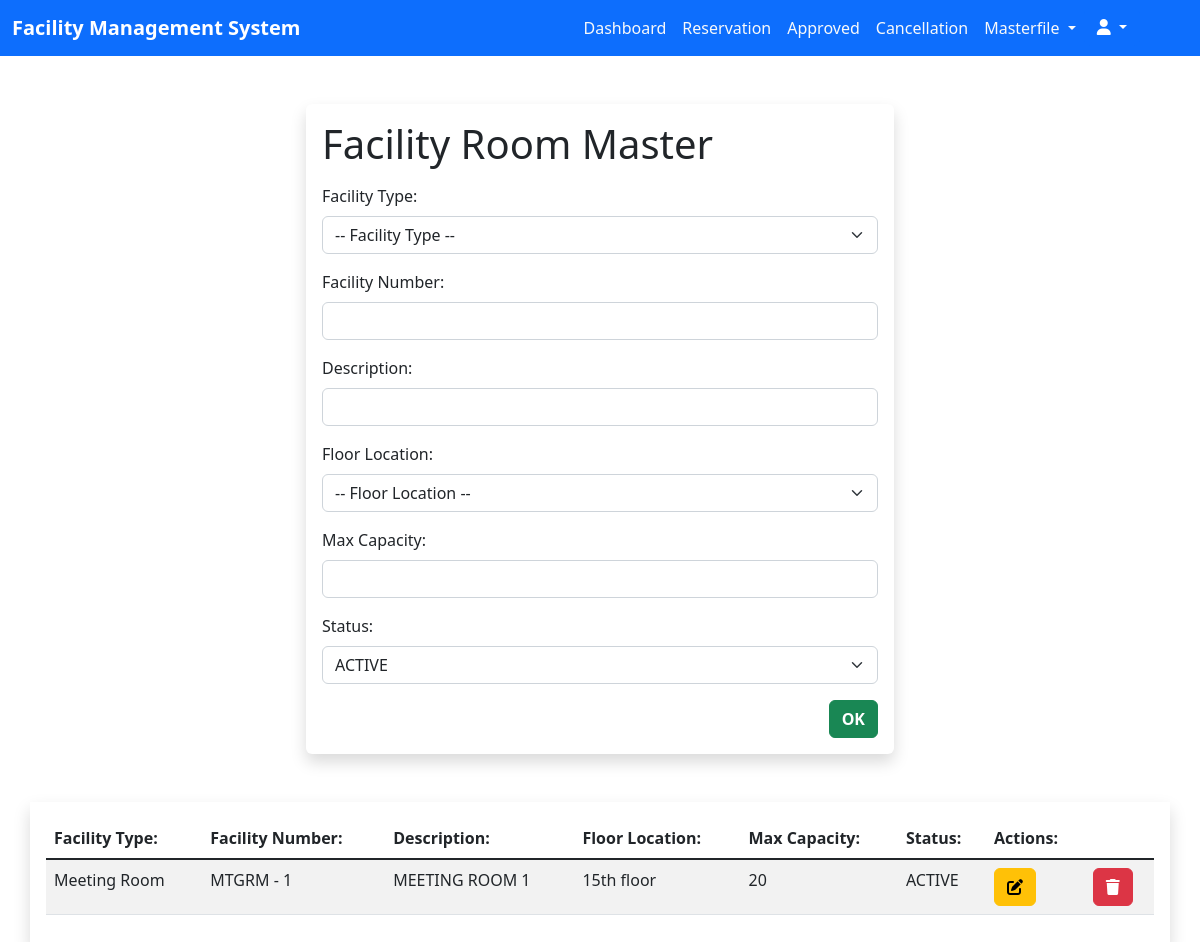
The app's page /admin/facility_room_master.php (signed in) with its own data.
### tables this page shows
CREATE TABLE `facility_room_masters` (
  `id` int(11) NOT NULL AUTO_INCREMENT,
  `facility_type` varchar(255) NOT NULL,
  `facility_number` varchar(255) NOT NULL,
  `descriptions` varchar(255) NOT NULL,
  `floor_location` varchar(255) NOT NULL,
  `max_capacity` varchar(255) NOT NULL,
  `statuses` varchar(255) NOT NULL,
  PRIMARY KEY (`id`)
);

### admin/facility_room_master.php (the view, shortened to what this page needs)
<?php
  include_once '../database/connection.php';
  $sqlFacilityRoomMaster = "SELECT * FROM facility_room_masters";
  $stmtFacilityRoomMaster = $con->prepare($sqlFacilityRoomMaster);
  $stmtFacilityRoomMaster->execute();
?>
<!DOCTYPE html>
<html lang="en">
<head>
  <link href="https://cdn.jsdelivr.net/npm/bootstrap@5.2.3/dist/css/bootstrap.min.css" rel="stylesheet"
 />
  <link rel="stylesheet" href="./styles/company.css" />
</head>
<body>
  <nav class="navbar navbar-expand-lg bg-primary">
    <div class="container-fluid">
      <a class="navbar-brand fw-bold text-white __navbar-brand" href="dashboard_admin.php">Facility Management
        System</a>
      <div class="collapse navbar-collapse" id="nav">
        <ul class="navbar-nav ms-auto mb-2 mb-lg-0 me-5">
          <li class="nav-item text-center">
            <a href="dashboard_admin.php" class="nav-link text-light">Dashboard</a>
          </li>
          <li class="nav-item text-center">
            <a href="pending_reservation.php" class="nav-link text-light">Reservation</a>
          </li>
          <li class="nav-item text-center">
            <a href="approved.php" class="nav-link text-light">Approved</a>
          </li>
          <li class="nav-item text-center">
            <a href="cancellation.php" class="nav-link text-light">Cancellation</a>
          </li>
          <li class="nav-item dropdown text-center">
            <a class="nav-link dropdown-toggle text-center text-light" href="#" data-bs-toggle="dropdown">
              Masterfile
            </a>
          </li>
          <div class="dropdown">
            <button class="btn btn-primary dropdown-toggle" type="button" data-bs-toggle="dropdown">
              <i class="fa-sharp fa-solid fa-user"></i>
            </button>
          </div>
        </ul>
      </div>
    </div>
  </nav>
  <div class="container-fluid mt-5">
    <div class="container w-50 shadow p-3 mb-5 bg-body rounded">
      <form action="./php/master_facility_room_create.php" method="post" class="needs-validation" novalidate>
        <p class="h1 mb-3">Facility Room Master </p>
        <div class="row">
          <div class="col-12 ">
            <div class="mb-3" class="form-group">
              <label for="facilityType" class="form-label">Facility Type:</label>
              <select name="facility_type" id="facilityType" class="form-select" required>
                <option disabled selected value>-- Facility Type --</option>
              </select>
            </div>
          </div>
          <div class="col-12 ">
            <div class="mb-3" class="form-group">
              <label for="facilityNumber" class="form-label">Facility Number:</label>
              <input type="text" name="facility_number" id="facilityNumber" class="form-control" required>
            </div>
          </div>
          <div class="col-12 ">
            <div class="mb-3" class="form-group">
              <label for="description" class="form-label">Description:</label>
              <input type="text" name="description" id="description" class="form-control" required />
            </div>
          </div>
          <div class="col-12 ">
            <div class="mb-3" class="form-group">
              <label for="floorLocation" class="form-label">Floor Location:</label>
              <select name="floor_location" id="floorLocation" class="form-select" required>
                <option disabled selected value>-- Floor Location --</option>
              </select>
            </div>
          </div>
          <div class="col-12 ">
            <div class="mb-3" class="form-group">
              <label for="maxCapacity" class="form-label">Max Capacity:</label>
              <input type="text" name="max_capacity" id="maxCapacity" class="form-control" required>
            </div>
          </div>
          <div class="col-12 ">
            <div class="mb-3" class="form-group">
              <label for="status" class="form-label">Status:</label>
              <select name="status" id="status" class="form-select" required>
                <option value="ACTIVE">ACTIVE</option>
              </select>
            </div>
          </div>
          <div class="col-12">
            <div class="mb-3">
              <input type="submit" name="register_facility" value="OK" class="btn btn-success fw-bold float-end" />
            </div>
          </div>
        </div>
      </form>
    </div>
  </div>
  <div class="container-fluid">
    <div class="container shadow p-3 mb-5 bg-body-rounded">
      <div class="table-responsive">
        <table class="table table-hover table-striped">
          <thead>
            <tr>
              <th scope="col">Facility Type:</th>
              <th scope="col">Facility Number:</th>
              <th scope="col">Description:</th>
              <th scope="col">Floor Location:</th>
              <th scope="col">Max Capacity:</th>
              <th scope="col">Status:</th>
              <th scope="col" col="2">Actions:</th>
            </tr>
          </thead>
          <tbody class="table-group-divider">
            <?php while($rowFacilityRoomMaster = $stmtFacilityRoomMaster->fetch()) { ?>
            <tr>
              <td><?php echo $rowFacilityRoomMaster->facility_type ?></td>
              <td><?php echo $rowFacilityRoomMaster->facility_number ?></td>
              <td><?php echo $rowFacilityRoomMaster->descriptions ?></td>
              <td><?php echo $rowFacilityRoomMaster->floor_location ?></td>
              <td><?php echo $rowFacilityRoomMaster->max_capacity ?></td>
              <td><?php echo $rowFacilityRoomMaster->statuses ?></td>
              <td>
                <button type="button" class="btn btn-warning" data-bs-toggle="modal"
                  data-bs-target="#updateModal-<?php echo $rowFacilityRoomMaster->id ?>">
                  <i class="fa-solid fa-pen-to-square"></i>
                </button>
              </td>
              <td>
                <button type="button" class="btn btn-danger" data-bs-toggle="modal"
                  data-bs-target="#deleteModal-<?php echo $rowFacilityRoomMaster->id ?>">
                  <i class="fa-solid fa-trash"></i>
                </button>
              </td>
            </tr>
            <?php } ?>
          </tbody>
        </table>
      </div>
    </div>
  </div>
</body>
</html>

### admin/styles/company.css (style rules this page uses)
html, body { margin: 0; padding: 0; }
.navbar-nav { text-align: right; }

### records on screen
facility_room_masters: facility_type "Meeting Room", facility_number "MTGRM - 1", descriptions "MEETING ROOM 1", floor_location "15th floor", max_capacity "20", statuses "ACTIVE"
